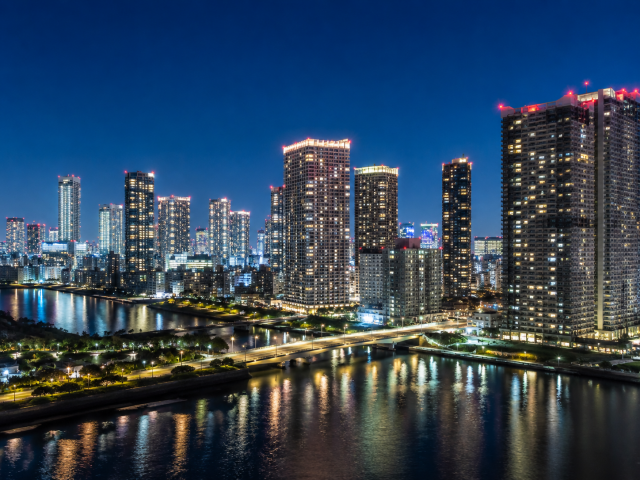
#> input picture Chapter05/cityscape.png, 640 x 480 px
$ python 05-04_Laplacian_filter.py   (older library calls are emulated)
#> lines starting #> are read from the running program, lines starting #| are printed output that depends on the picture
import cv2

img = cv2.imread("cityscape.png", cv2.IMREAD_GRAYSCALE)
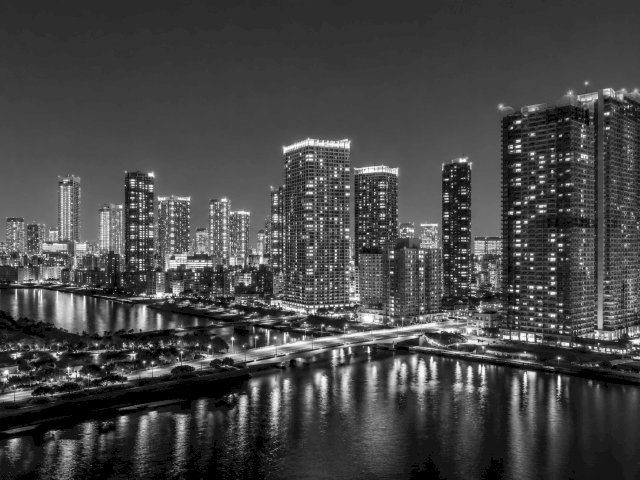
#> img: shape (480, 640); min 0, max 254, mean 69.8

# ノイズの影響を抑えるため事前に平滑化
img_blur = cv2.GaussianBlur(img, (3, 3), 0)

# Laplacianフィルタの適用
laplacian = cv2.Laplacian(img_blur, cv2.CV_64F, ksize=3)
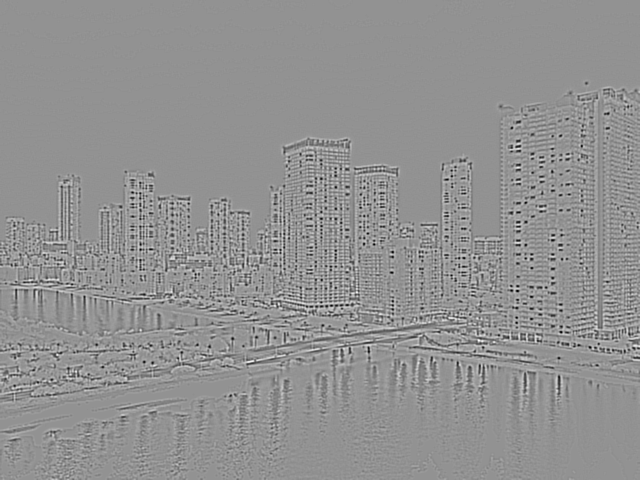
#> laplacian: shape (480, 640) float64; min -470, max 350, mean 0; drawn with min black and max white

# 8ビット画像へ変換
laplacian = cv2.convertScaleAbs(laplacian)
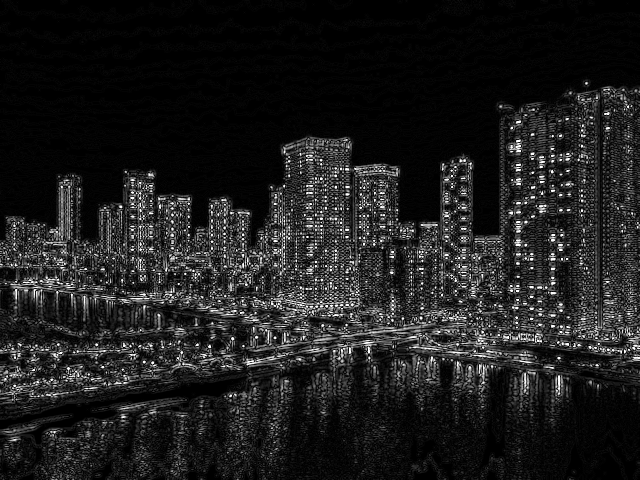
#> laplacian: shape (480, 640); min 0, max 255, mean 30.3

cv2.imwrite("laplacian.png", laplacian)
